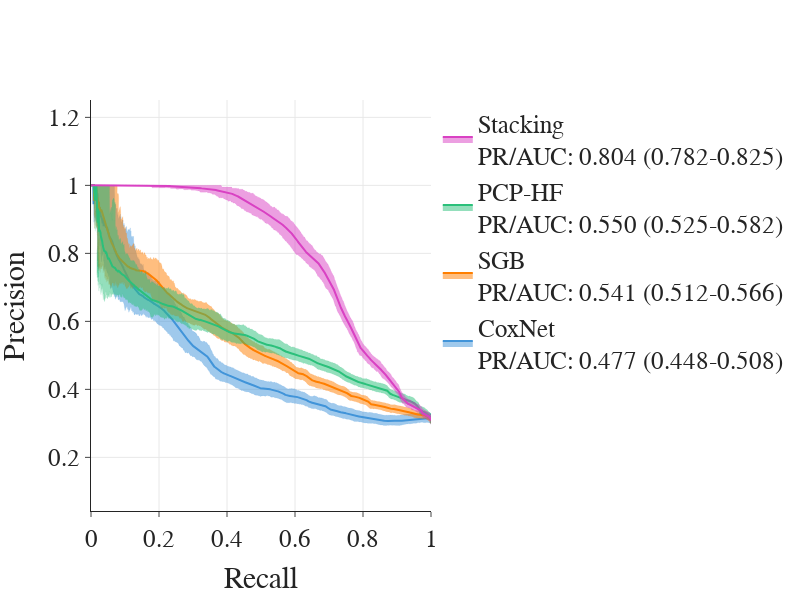

Here is the notebook cell this chart was saved with:
### Code cell
fig = plot_pr_ci(pr_ci, pr_summary)
fig.write_image('./output/pr_final.svg')
fig.show()

### Figure 1 — Plotly figure (JSON) as saved in the notebook; plotly's stock layout.template omitted (floating-point values rounded to 4 significant figures; data arrays with more than 128 entries replaced by an {"elided": "..."} marker saying what was removed)
{"data": [{"hoverinfo": "skip", "line": {"color": "#4194D9", "shape": "spline", "smoothing": 1.3, "width": 0.1}, "mode": "lines", "name": "CoxNet<br>PR/AUC: 0.477 (0.448-0.508)", "showlegend": false, "type": "scatter", "x": {"elided": "1880 float values"}, "y": {"elided": "1880 float values"}}, {"fill": "tonexty", "hovertemplate": "P: %{y:.2f}, R: %{x:.2f}<br>%{text}<extra></extra>", "line": {"color": "#4194D9"}, "mode": "lines", "name": "CoxNet<br>PR/AUC: 0.477 (0.448-0.508)", "type": "scatter", "x": {"elided": "1880 float values"}, "y": {"elided": "1880 float values"}}, {"fill": "tonexty", "hoverinfo": "skip", "line": {"color": "#4194D9", "shape": "spline", "smoothing": 1.3, "width": 0.1}, "mode": "lines", "name": "CoxNet<br>PR/AUC: 0.477 (0.448-0.508)", "showlegend": false, "type": "scatter", "x": {"elided": "1880 float values"}, "y": {"elided": "1880 float values"}}, {"hoverinfo": "skip", "line": {"color": "#FF7F00", "shape": "spline", "smoothing": 1.3, "width": 0.1}, "mode": "lines", "name": "SGB<br>PR/AUC: 0.541 (0.512-0.566)", "showlegend": false, "type": "scatter", "x": {"elided": "1887 float values"}, "y": {"elided": "1887 float values"}}, {"fill": "tonexty", "hovertemplate": "P: %{y:.2f}, R: %{x:.2f}<br>%{text}<extra></extra>", "line": {"color": "#FF7F00"}, "mode": "lines", "name": "SGB<br>PR/AUC: 0.541 (0.512-0.566)", "type": "scatter", "x": {"elided": "1887 float values"}, "y": {"elided": "1887 float values"}}, {"fill": "tonexty", "hoverinfo": "skip", "line": {"color": "#FF7F00", "shape": "spline", "smoothing": 1.3, "width": 0.1}, "mode": "lines", "name": "SGB<br>PR/AUC: 0.541 (0.512-0.566)", "showlegend": false, "type": "scatter", "x": {"elided": "1887 float values"}, "y": {"elided": "1887 float values"}}, {"hoverinfo": "skip", "line": {"color": "#2BC07B", "shape": "spline", "smoothing": 1.3, "width": 0.1}, "mode": "lines", "name": "PCP-HF<br>PR/AUC: 0.550 (0.525-0.582)", "showlegend": false, "type": "scatter", "x": {"elided": "1887 float values"}, "y": {"elided": "1887 float values"}}, {"fill": "tonexty", "hovertemplate": "P: %{y:.2f}, R: %{x:.2f}<br>%{text}<extra></extra>", "line": {"color": "#2BC07B"}, "mode": "lines", "name": "PCP-HF<br>PR/AUC: 0.550 (0.525-0.582)", "type": "scatter", "x": {"elided": "1887 float values"}, "y": {"elided": "1887 float values"}}, {"fill": "tonexty", "hoverinfo": "skip", "line": {"color": "#2BC07B", "shape": "spline", "smoothing": 1.3, "width": 0.1}, "mode": "lines", "name": "PCP-HF<br>PR/AUC: 0.550 (0.525-0.582)", "showlegend": false, "type": "scatter", "x": {"elided": "1887 float values"}, "y": {"elided": "1887 float values"}}, {"hoverinfo": "skip", "line": {"color": "#D941C3", "shape": "spline", "smoothing": 1.3, "width": 0.1}, "mode": "lines", "name": "Stacking<br>PR/AUC: 0.804 (0.782-0.825)", "showlegend": false, "type": "scatter", "x": {"elided": "1592 float values"}, "y": {"elided": "1592 float values"}}, {"fill": "tonexty", "hovertemplate": "P: %{y:.2f}, R: %{x:.2f}<br>%{text}<extra></extra>", "line": {"color": "#D941C3"}, "mode": "lines", "name": "Stacking<br>PR/AUC: 0.804 (0.782-0.825)", "type": "scatter", "x": {"elided": "1592 float values"}, "y": {"elided": "1592 float values"}}, {"fill": "tonexty", "hoverinfo": "skip", "line": {"color": "#D941C3", "shape": "spline", "smoothing": 1.3, "width": 0.1}, "mode": "lines", "name": "Stacking<br>PR/AUC: 0.804 (0.782-0.825)", "showlegend": false, "type": "scatter", "x": {"elided": "1592 float values"}, "y": {"elided": "1592 float values"}}], "layout": {"bargroupgap": 0.1, "font": {"family": "Calibri", "size": 25}, "height": 600, "hovermode": "x unified", "legend": {"title": {"font": {"color": "rgba(0,0,0,0)"}}}, "width": 800, "xaxis": {"showgrid": true, "title": {"text": "Recall"}}, "yaxis": {"scaleanchor": "x", "scaleratio": 1, "showgrid": true, "title": {"text": "Precision"}}}}
